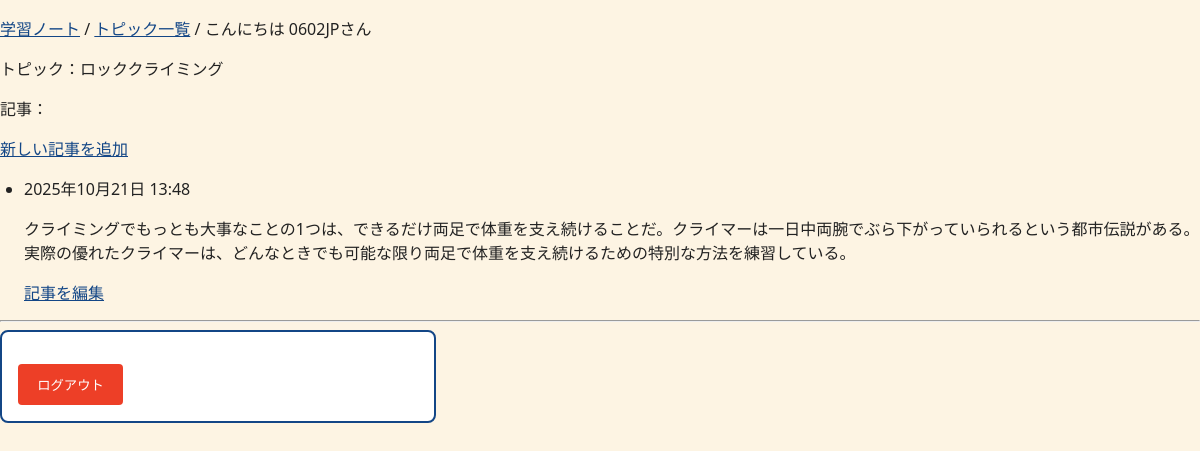
The page /topics/2/ (signed in) on the database its author committed.
### learning_logs/models.py (models this page shows, shortened)
class Topic(models.Model):
    text = models.CharField(max_length=200)
    date_added = models.DateTimeField(auto_now_add=True)

class Entry(models.Model):
    topic = models.ForeignKey(Topic, on_delete=models.CASCADE)
    text = models.TextField()
    date_added = models.DateTimeField(auto_now_add=True)
    class Meta:
        verbose_name_plural = 'entries'

### learning_logs/views.py (the view)
# urls.py: path('topics/<int:topic_id>/', views.topic, name='topic'),
def topic(request, topic_id):
    topic = Topic.objects.get(id=topic_id)
    entries = topic.entry_set.order_by('-date_added')
    context = {'topic': topic, 'entries': entries}
    return render(request, 'learning_logs/topic.html', context)

### learning_logs/templates/learning_logs/topic.html
{% extends "learning_logs/base.html" %}
{% block content %}
    <p>トピック：{{ topic.text }}</p>
    <p>記事：</p>
    <p>
        <a href="{% url 'learning_logs:new_entry' topic.id %}">新しい記事を追加</a>
    </p>
    <ul>
        {% for entry in entries %}
            <li>
                <p>{{ entry.date_added|date:'Y年m月d日 H:i' }}</p>
                <p>{{ entry.text|linebreaks }}</p>
                <p>
                    <a href="{% url 'learning_logs:edit_entry' entry.id %}">記事を編集</a>
                </p>
            </li>
        {% empty %}
            <li>このトピックにはまだ記事がありません。</li>
        {% endfor %}
    </ul>
{% endblock content %}

### learning_logs/templates/learning_logs/base.html (shortened to what this page needs)
<!DOCTYPE html>
<html lang="ja">
<head>
    {% load static %}
    <link rel="stylesheet" href="{% static 'css/style.css' %}">
</head>
<body>
    <p>
        <a href="{% url 'learning_logs:index' %}">学習ノート</a> /
        <a href="{% url 'learning_logs:topics' %}">トピック一覧</a> /
        {% if user.is_authenticated %}
            こんにちは {{ user.username }}さん
        {% else %}
            <a href="{% url 'accounts:login' %}">ログイン</a>
        {% endif %}
    </p>
    {% block content %}{% endblock content %}
    {% if user.is_authenticated %}
        <hr>
        <form action="{% url 'accounts:logout' %}" method="post">
            <button name="submit">ログアウト</button>
        </form>
    {% endif %}
</body>
</html>

### static/css/style.css (style rules this page uses)
:root { --primary: #134686; --accent: #ED3F27; --highlight: #FEB21A; --background: #FDF4E3; --text-dark: #222; --text-light: #fff; }
body { background-color: var(--background); color: var(--text-dark); font-family: 'Segoe UI', sans-serif; margin: 0; padding: 0; }
form { background-color: #fff; padding: 1rem; border: 2px solid var(--primary); border-radius: 8px; max-width: 400px; }
button { margin-top: 1rem; background-color: var(--accent); color: var(--text-light); border: none; padding: 0.7rem 1.2rem; border-radius: 4px; cursor: pointer; }
a { color: var(--primary); text-decoration: underline; transition: color 0.3s ease; }
ul, ol { margin: 1rem 0; padding-left: 1.5rem; }
li { margin-bottom: 0.5rem; color: var(--text-dark); }

### rows shown on the page
Topic: text "ロッククライミング"
Entry: date_added "2025年10月21日 13:48", text "クライミングでもっとも大事なことの1つは、できるだけ両足で体重を支え続けることだ。クライマーは一日中両腕でぶら下がっていられるという都市伝説がある。実際の優れたクライマーは、どんなときでも可能な限り両足で体重を支え続けるための特別な方法を練習している。"

### other values the page prints
{{ user.username }} "0602JP"
